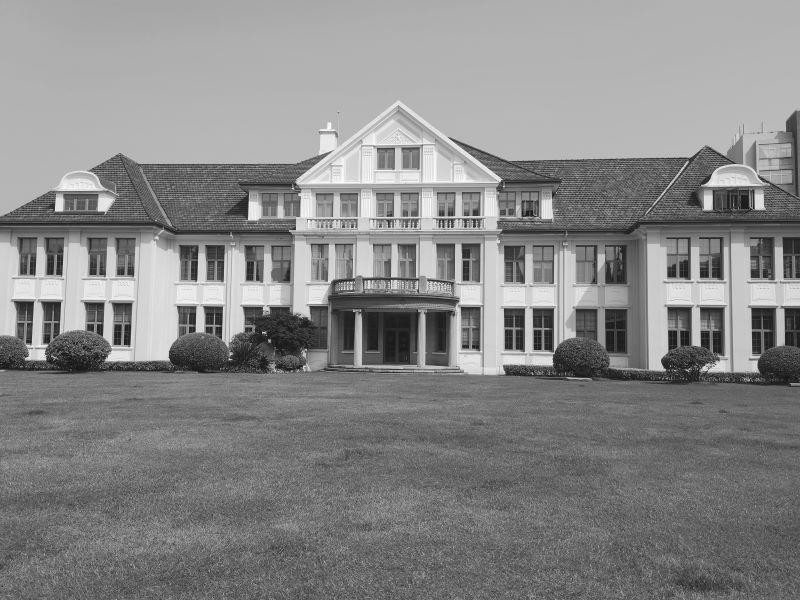
#> input picture Project5/Gray_zibin.jpg, 800 x 600 px
$ python Project5.py
#> lines starting #> are read from the running program, lines starting #| are printed output that depends on the picture
import numpy as np
from PIL import Image
import matplotlib.pyplot as plt
from mpl_toolkits.mplot3d import Axes3D
import time
import os
import sys
import xlrd
import pandas as pd

from pyecharts import options as opts
from pyecharts.faker import Faker
from pyecharts.commons.utils import JsCode
from pyecharts.globals import SymbolType
from pyecharts.globals import ThemeType

from pyecharts.charts import Funnel,Gauge,Graph,Liquid,Parallel,Pie,Polar,Radar,Sankey,Sunburst,ThemeRiver,WordCloud,Gauge, Page,Timeline,Map,Geo
from pyecharts import options as opts
from pyecharts.charts import Page, ThemeRiver
from pyecharts.globals import ChartType, SymbolType, GeoType

def process_bar(percent, start_str='', end_str='', total_length=0):
    # print the process bar
    # 这是一个用来显示进度条的函数，因为很多图片在处理时的时间都比较长
    bar = ''.join(["\033[31m%s\033[0m"%'-'] * int(percent * total_length)) + '>'
    bar = '\r' + start_str + bar.ljust(total_length) + ' {:0>4.1f}%|'.format(percent*100) + end_str
    print(bar, end='', flush=True)

def Gray2RGB():
    # 从灰度到伪彩的对应关系
    def RGBtrans(pixel):
        if 0 < pixel < 64:
            return [255, 4*pixel, 0]
        elif 64 <= pixel < 128:
            return [510-4*pixel, 255, 0]
        elif 128 <= pixel < 192:
            return [0, 255, 4*pixel-510]
        else:
            return [0, 1020 - 4*pixel, 255]

    # 打开灰度图像
    img = Image.open('Gray_zibin.jpg').convert('L')
#> img is the input picture: PIL image 800x600 L; min 1, max 255, mean 135.2
    img = np.array(img)
    width, height = np.shape(img)
#> width = 600; height = 800
    new = np.zeros((width, height,3))
    # 通过对应关系计算出RGB三通道对应的值
    for i in range(width):
        for j in range(height):
            new[i, j, :] = RGBtrans(img[i, j])
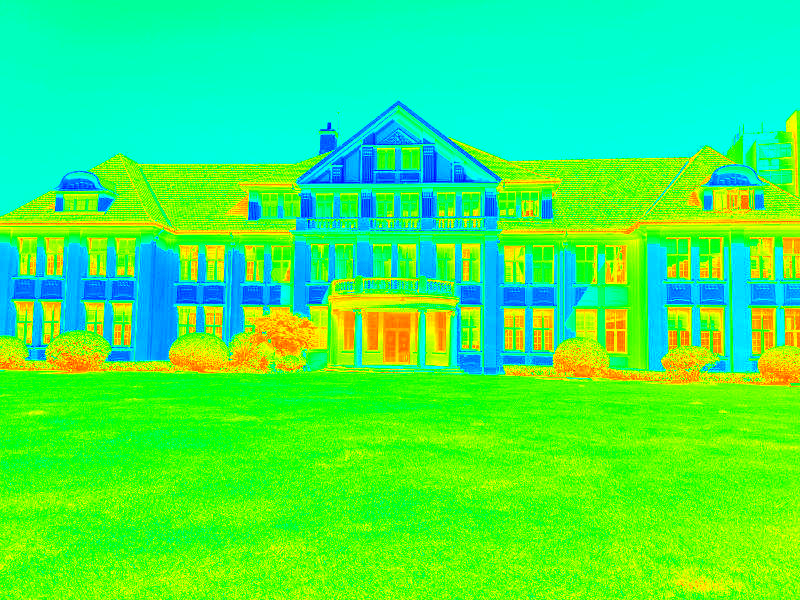
#> new: shape (600, 800, 3) float64; mean of channels 0, 1, 2 61.6, 241.8, 88; drawn as R, G, B
    plt.imshow(new)
    # 显示图像
    plt.show()
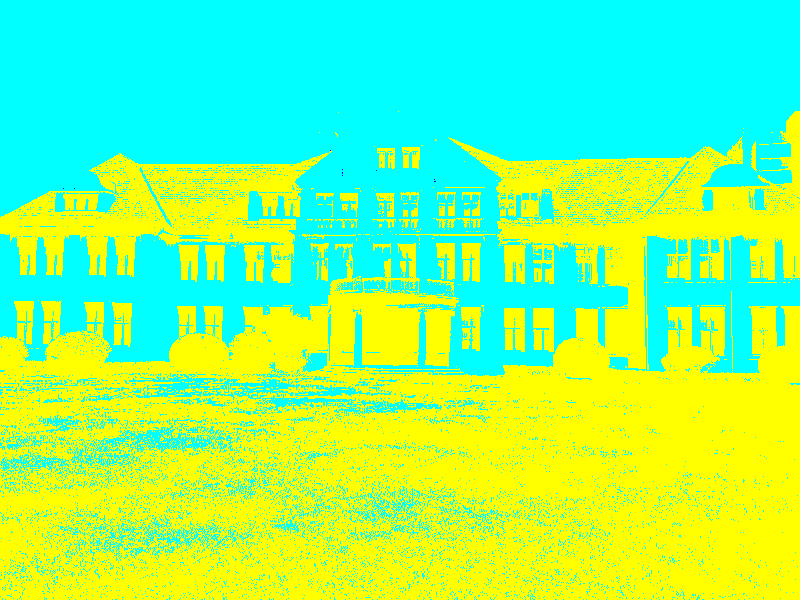
#> shown: shape (600, 800, 3) float64; mean R, G, B 0.519, 1, 0.481

def GDPplot():
    # 打开文件
#> (the run stopped early here; a loop or call above may not have finished)
